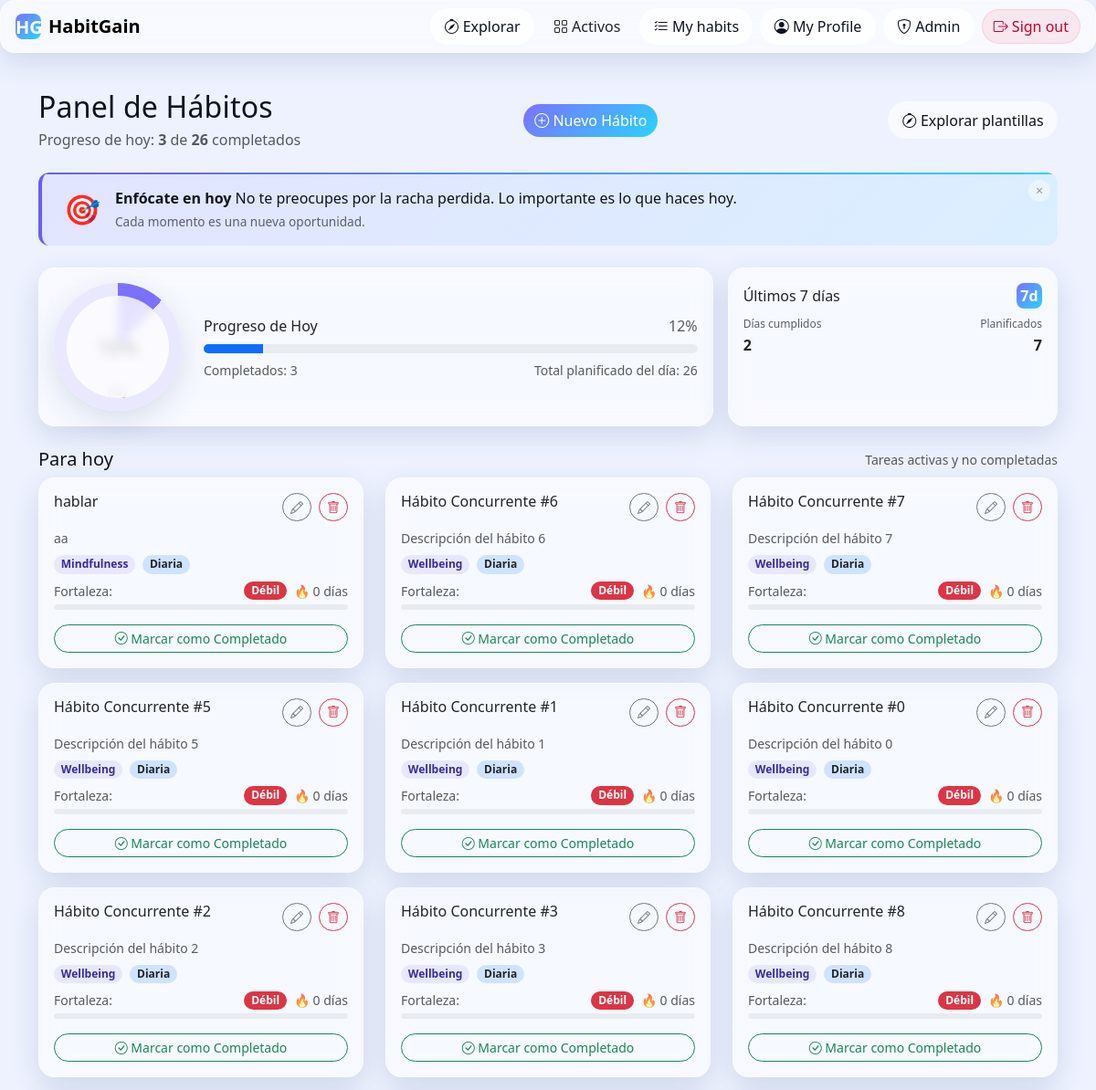
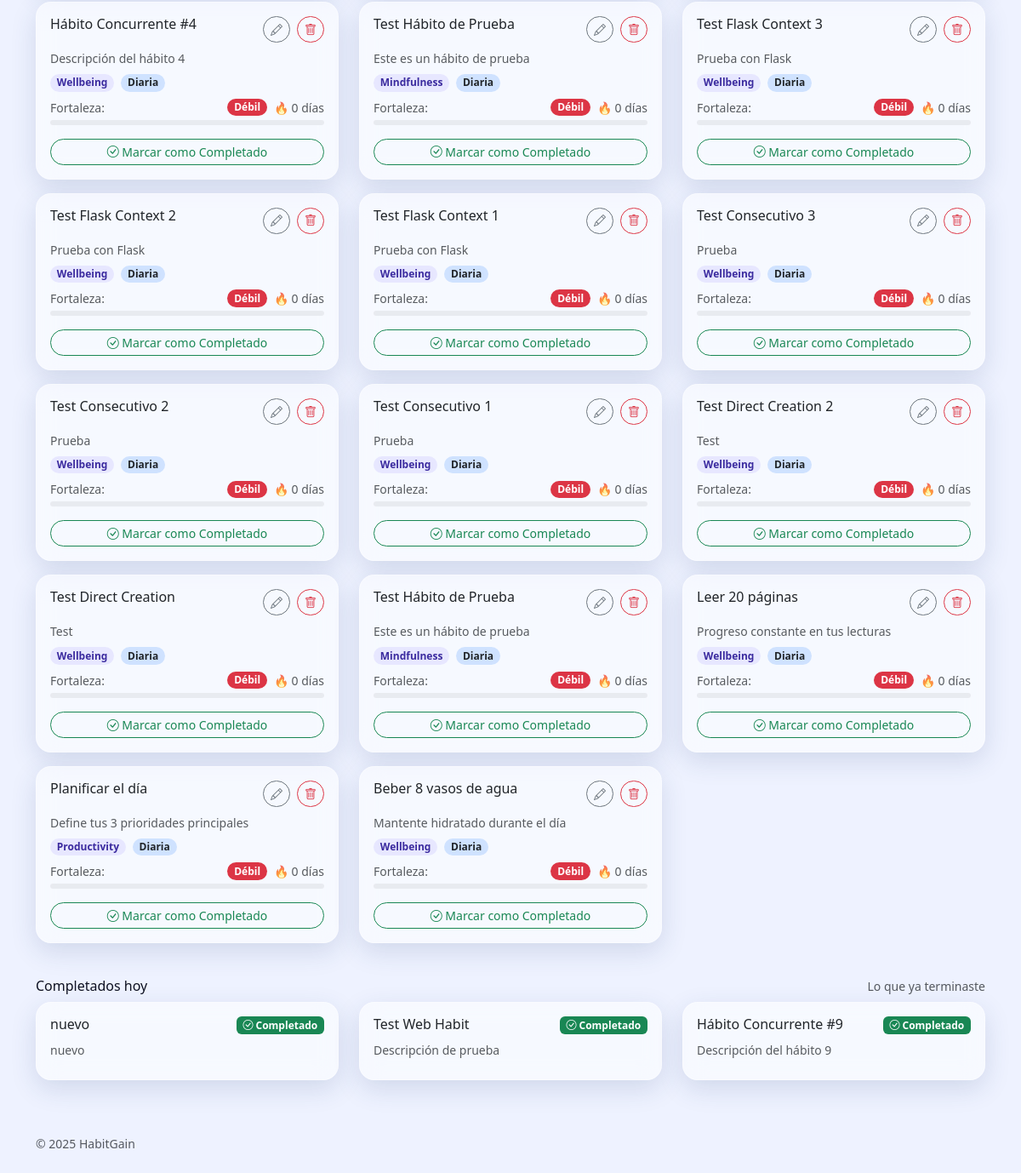
The app's page /progress/panel (signed in) with its own data (2 pictures, top to bottom).
### tables this page shows
CREATE TABLE habits (
                id INTEGER PRIMARY KEY AUTOINCREMENT,
                name TEXT NOT NULL,
                frequency TEXT NOT NULL,
                short_desc TEXT NOT NULL,
                long_desc  TEXT NOT NULL,
                why_works  TEXT NOT NULL,
                category_id INTEGER NOT NULL,
                icon TEXT NOT NULL,
                created_at TIMESTAMP DEFAULT CURRENT_TIMESTAMP, owner_email TEXT, active INTEGER NOT NULL DEFAULT 1, habit_base_id INTEGER, frequency_detail TEXT,
                FOREIGN KEY (category_id) REFERENCES categories(id)
            );

CREATE TABLE categories (
                id INTEGER PRIMARY KEY AUTOINCREMENT,
                name TEXT NOT NULL UNIQUE,
                icon TEXT NOT NULL,
                created_at TIMESTAMP DEFAULT CURRENT_TIMESTAMP
            );

### habitgain/progress/__init__.py (the view)
@progress_bp.route("/panel")
def panel():
    user = (session.get("user") or {}).get("email")
    if not user:
        return redirect(url_for("auth.login"))
    habits = Habit.list_active_by_owner(user)
    id_to_name = {h["id"]: h.get("name") for h in habits}
    for h in habits:
        base_id = h.get("habit_base_id")
        if base_id:
            base_name = id_to_name.get(base_id)
            if not base_name:
                base = Habit.get_by_id(int(base_id))
                base_name = base.get("name") if base else None
            h["base_name"] = base_name
    cats = {c["id"]: c["name"] for c in Category.all()}
    for h in habits:
        cid = h.get("category_id")
        if cid:
            h["category_name"] = cats.get(cid)
    for h in habits:
        strength_data = Completion.calculate_strength(h["id"], user)
        h["strength"] = strength_data["strength"]
        h["strength_level"] = strength_data["level"]
        h["strength_color"] = strength_data["color"]
        h["streak"] = strength_data["streak"]
    completed_today_ids = set(Completion.completed_today_ids(user))
    completed = len(completed_today_ids)
    total_active_today = len(habits)
    today = end_date = _dt.date.today()
    planned_total_max = DailyProgress.ensure_and_get_planned_max(user, today.isoformat(), total_active_today)
    denom = max(1, planned_total_max)
    percent = int(round((completed / denom) * 100))
    if percent < 0:
        percent = 0
    if percent > 100:
        percent = 100
    start_date = end_date - _dt.timedelta(days=6)
    days_completed = Completion.count_days_with_completion(user, start_date.isoformat(), end_date.isoformat())
    days_planned = 7  # objetivo simple: cumplir algo cada día en la última semana
    bases = [h for h in habits if not h.get("habit_base_id")]
    children_map = {}
    for h in habits:
        b = h.get("habit_base_id")
        if b:
            children_map.setdefault(int(b), []).append(h)
    next_due_ids = {h["id"] for h in habits if h.get("habit_base_id") in completed_today_ids and h["id"] not in completed_today_ids}
    bases_pending = [b for b in bases if b["id"] not in completed_today_ids]
    bases_completed = [b for b in bases if b["id"] in completed_today_ids]
    children_pending_map = {}
    children_completed_map = {}
    for base in bases:
        for child in children_map.get(base["id"], []):
            target = children_completed_map if child["id"] in completed_today_ids else children_pending_map
            target.setdefault(base["id"], []).append(child)
    csrf_token = secrets.token_urlsafe(32)
    session["csrf_token_progress"] = csrf_token
    session.modified = True
    motivation_stats = calculate_user_motivation_stats(
        user_email=user,
        habits=habits,
        completed_today_ids=completed_today_ids,
        days_completed=days_completed
    )
    motivation_message = MotivationalMessages.get_message_for_user(motivation_stats)
    needs_onboarding = OnboardingStatus.needs_onboarding(user)
    return render_template(
        "progress/panel.html",
        habits=habits,
        bases=bases,
        children_map=children_map,
        bases_pending=bases_pending,
        bases_completed=bases_completed,
        children_pending_map=children_pending_map,
        children_completed_map=children_completed_map,
        completed=completed,
        total=total_active_today,
        completed_today_ids=completed_today_ids,
        days_completed=days_completed,
        days_planned=days_planned,
        percent=percent,
        planned_total_max=planned_total_max,
        next_due_ids=next_due_ids,
        csrf_token=csrf_token,
        motivation_message=motivation_message,
        needs_onboarding=needs_onboarding,
    )

### habitgain/progress/templates/progress/panel.html (shortened to what this page needs)
{% extends "base.html" %}
{% block content %}
<body data-needs-onboarding="{{ 'true' if needs_onboarding else 'false' }}"></body>
<div class="d-flex justify-content-between align-items-center mb-4">
  <div>
    <h2 class="mb-1">Panel de Hábitos</h2>
    <p class="text-muted mb-0" data-onboarding="habits-list">Progreso de hoy: <strong>{{ completed }}</strong> de <strong>{{ total }}</strong>
      completados</p>
  </div>
  <a class="btn btn-primary rounded-pill" href="{{ url_for('habits.create') }}" data-onboarding="create-habit">
    <i class="bi bi-plus-circle"></i> Nuevo Hábito
  </a>
  <a class="btn btn-ghost ms-2" href="{{ url_for('explore.home') }}">
    <i class="bi bi-compass"></i> Explorar plantillas
  </a>
</div>
{% if motivation_message %}
<div class="motivation-banner" id="motivationBanner">
  <button class="motivation-close" onclick="dismissMotivationBanner()" title="Cerrar">×</button>
  <div class="d-flex align-items-center">
    <span class="motivation-icon">{{ motivation_message.icon }}</span>
    <div class="flex-grow-1">
      <div class="motivation-text">
        <strong>{{ motivation_message.title }}</strong> {{ motivation_message.text }}
      </div>
      <div class="motivation-subtext">{{ motivation_message.subtext }}</div>
    </div>
  </div>
</div>
{% endif %}
{% set percent = percent if percent is defined else (((completed / (total if total>0 else 1)) * 100) | round | int) %}
<div class="row g-3 mb-4 align-items-stretch">
  <div class="col-md-8">
    <div class="card glass h-100">
      <div class="card-body">
        <div class="d-flex flex-wrap gap-4 align-items-center">
          <div class="progress-ring" style="--p: {{ percent }};">
            <div class="progress-value">{{ percent }}%</div>
            <div class="progress-caption">Hoy</div>
          </div>
          <div class="flex-grow-1">
            <div class="d-flex justify-content-between align-items-center mb-2">
              <span class="fw-medium">Progreso de Hoy</span>
              <span class="text-muted">{{ percent }}%</span>
            </div>
            <div class="progress progress-animated" style="height: 10px;">
              <div class="progress-bar" role="progressbar" style="width: {{ percent }}%"></div>
            </div>
            <div class="d-flex justify-content-between mt-2 small text-muted">
              <span>Completados: {{ completed }}</span>
              <span>Total planificado del día: {{ planned_total_max if planned_total_max is defined else total }}</span>
            </div>
          </div>
        </div>
      </div>
    </div>
  </div>
  <div class="col-md-4">
    <div class="card glass h-100 weekly-card" data-onboarding="progress-stats">
      <div class="card-body">
        <div class="d-flex justify-content-between align-items-center mb-2">
          <span class="fw-medium">Últimos 7 días</span>
          <span class="brand-badge">7d</span>
        </div>
        <div class="d-flex justify-content-between">
          <div class="metric">
            <div class="label">Días cumplidos</div>
            <div class="value">{{ days_completed }}</div>
          </div>
          <div class="metric text-end">
            <div class="label">Planificados</div>
            <div class="value">{{ days_planned }}</div>
          </div>
        </div>
      </div>
    </div>
  </div>
  </div>
{% if habits %}
<div class="d-flex justify-content-between align-items-center mb-2">
  <h5 class="mb-0">Para hoy</h5>
  <span class="text-muted small">Tareas activas y no completadas</span>
</div>
<div class="row">
  {% for base in bases_pending %}
  <div class="col-md-6 col-lg-4 mb-3">
    <div class="card glass h-100 shadow-hover">
      <div class="card-body d-flex flex-column">
        <div class="d-flex justify-content-between align-items-start mb-2">
          <h6 class="card-title mb-0 fw-medium">{{ base.name or base.nombre }}</h6>
          <div class="d-flex align-items-center gap-2">
            <a href="{{ url_for('habits.edit', habit_id=base.id) }}" class="btn btn-outline-secondary btn-sm rounded-pill" title="Editar">
              <i class="bi bi-pencil"></i>
            </a>
            <a href="{{ url_for('habits.delete', habit_id=base.id) }}" class="btn btn-outline-danger btn-sm rounded-pill"
              title="Eliminar">
              <i class="bi bi-trash"></i>
            </a>
          </div>
        </div>
        {% if base.short_desc or base.descripcion %}
        <p class="card-text text-muted small mb-2">{{ base.short_desc or base.descripcion }}</p>
        {% endif %}
        <div class="mb-2 d-flex flex-wrap gap-2 align-items-center">
          {% if base.category_name %}
          <span class="badge rounded-pill small" style="background:#e7e7ff;color:#3b2b9f;">{{ base.category_name }}</span>
          {% elif base.category_id %}
          <span class="badge bg-light text-dark rounded-pill small">Categoría #{{ base.category_id }}</span>
          {% endif %}
          {% if base.frequency %}
          <span class="badge bg-primary-subtle text-dark rounded-pill small">{{ 'Diaria' if base.frequency=='daily' else ('Semanal' if base.frequency=='weekly' else ('Mensual' if base.frequency=='monthly' else base.frequency)) }}</span>
          {% endif %}
        </div>
        <div class="mb-3" data-habit-id="{{ base.id }}">
          <div class="d-flex justify-content-between align-items-center mb-1">
            <small class="text-muted">Fortaleza:</small>
            <div class="d-flex align-items-center gap-2">
              <span class="badge bg-{{ base.strength_color }} rounded-pill small strength-badge">{{ base.strength_level }}</span>
              {% if base.streak >= 2 %}
              <span class="streak-indicator">
                <span class="streak-fire">🔥</span>
                <span class="streak-count">{{ base.streak }}</span>
              </span>
              {% else %}
              <small class="text-muted strength-streak">🔥 {{ base.streak }} días</small>
              {% endif %}
            </div>
          </div>
          <div class="progress" style="height: 6px;">
          </div>
        </div>
        <div class="mt-auto">
          {% if base.id not in completed_today_ids %}
          <div class="d-grid">
            <button class="btn btn-outline-success btn-sm rounded-pill" onclick="markCompleted('{{ base.id }}')" data-onboarding="complete-button">
              <i class="bi bi-check-circle"></i> Marcar como Completado
            </button>
          </div>
          {% endif %}
        </div>
      </div>
    </div>
  </div>
  {% set children = children_pending_map.get(base.id, []) %}
  {% endfor %}
</div>
<div class="d-flex justify-content-between align-items-center mt-4 mb-2">
  <h6 class="mb-0">Completados hoy</h6>
  <span class="text-muted small">Lo que ya terminaste</span>
</div>
<div class="row">
  {% for base in bases_completed %}
  <div class="col-md-6 col-lg-4 mb-3">
    <div class="card glass h-100">
      <div class="card-body">
        <div class="d-flex justify-content-between align-items-start mb-2">
          <h6 class="card-title mb-0 fw-medium">{{ base.name }}</h6>
          <span class="badge bg-success"><i class="bi bi-check-circle"></i> Completado</span>
        </div>
        {% if base.short_desc %}
        <p class="text-muted small mb-2">{{ base.short_desc }}</p>
        {% endif %}
      </div>
    </div>
  </div>
  {% set children_c = children_completed_map.get(base.id, []) %}
  {% endfor %}
</div>
{% endif %}
<div id="toasts" class="toast-container position-fixed bottom-0 end-0 p-3" style="z-index: 1100;"></div>
{% endblock %}

### records on screen
habits: name "hablar", short_desc "aa", frequency "Diaria"
categories: category_name "Mindfulness" "Mindfulness" "Mindfulness"
habits: name "Hábito Concurrente #6", short_desc "Descripción del hábito 6", frequency "Diaria"
categories: category_name "Wellbeing" "Wellbeing" "Wellbeing" "Wellbeing" "Wellbeing" "Wellbeing" "Wellbeing" "Wellbeing" "Wellbeing" "Wellbeing" "Wellbeing" "Wellbeing" "Wellbeing" "Wellbeing" "Wellbeing" "Wellbeing" "Wellbeing" "Wellbeing" "Wellbeing"
habits: name "Hábito Concurrente #7", short_desc "Descripción del hábito 7", frequency "Diaria"
habits: name "Hábito Concurrente #5", short_desc "Descripción del hábito 5", frequency "Diaria"
habits: name "Hábito Concurrente #1", short_desc "Descripción del hábito 1", frequency "Diaria"
habits: name "Hábito Concurrente #0", short_desc "Descripción del hábito 0", frequency "Diaria"
habits: name "Hábito Concurrente #2", short_desc "Descripción del hábito 2", frequency "Diaria"
habits: name "Hábito Concurrente #3", short_desc "Descripción del hábito 3", frequency "Diaria"
habits: name "Hábito Concurrente #8", short_desc "Descripción del hábito 8", frequency "Diaria"
habits: name "Hábito Concurrente #4", short_desc "Descripción del hábito 4", frequency "Diaria"
habits: name "Test Hábito de Prueba", short_desc "Este es un hábito de prueba", frequency "Diaria"
habits: name "Test Flask Context 3", short_desc "Prueba con Flask", frequency "Diaria"
habits: name "Test Flask Context 2", short_desc "Prueba con Flask", frequency "Diaria"
habits: name "Test Flask Context 1", short_desc "Prueba con Flask", frequency "Diaria"
habits: name "Test Consecutivo 3", short_desc "Prueba", frequency "Diaria"
habits: name "Test Consecutivo 2", short_desc "Prueba", frequency "Diaria"
habits: name "Test Consecutivo 1", short_desc "Prueba", frequency "Diaria"
habits: name "Test Direct Creation 2", short_desc "Test", frequency "Diaria"
habits: name "Test Direct Creation", short_desc "Test", frequency "Diaria"
habits: name "Test Hábito de Prueba", short_desc "Este es un hábito de prueba", frequency "Diaria"
habits: name "Leer 20 páginas", short_desc "Progreso constante en tus lecturas", frequency "Diaria"
habits: name "Planificar el día", short_desc "Define tus 3 prioridades principales", frequency "Diaria"
categories: category_name "Productivity"
habits: name "Beber 8 vasos de agua", short_desc "Mantente hidratado durante el día", frequency "Diaria"
habits: name "nuevo", short_desc "nuevo"
habits: name "Test Web Habit", short_desc "Descripción de prueba"
habits: name "Hábito Concurrente #9", short_desc "Descripción del hábito 9"

### other values on screen
{{ completed }} "3"
{{ total }} "26"
{{ motivation_message.icon }} "🎯"
{{ motivation_message.title }} "Enfócate en hoy"
{{ motivation_message.text }} "No te preocupes por la racha perdida. Lo importante es lo que haces hoy."
{{ motivation_message.subtext }} "Cada momento es una nueva oportunidad."
{{ percent }} "12"
{{ planned_total_max if planned_total_max is defined else total }} "26"
{{ days_completed }} "2"
{{ days_planned }} "7"
{{ base.strength_level }} "Débil" "Débil" "Débil" "Débil" "Débil" "Débil" "Débil" "Débil" "Débil" "Débil" "Débil" "Débil" "Débil" "Débil" "Débil" "Débil" "Débil" "Débil" "Débil" "Débil" "Débil" "Débil" "Débil"
{{ base.streak }} "0" "0" "0" "0" "0" "0" "0" "0" "0" "0" "0" "0" "0" "0" "0" "0" "0" "0" "0" "0" "0" "0" "0"
{{ 2025 }} "2025"
